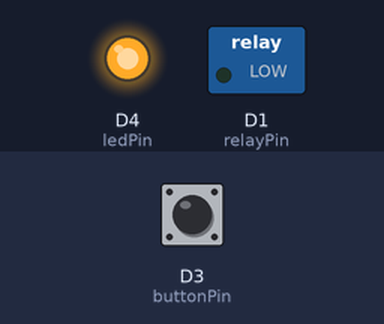
Bench run of a sketch on a simulated ESP8266 (NodeMCU). Shown: switched loads named in the sketch (green lamp = pin HIGH), output pins drawn as LEDs (lit = HIGH). Inputs (shaded band) come from the test bench; at power-on: D3 (buttonPin) HIGH. WiFi joins after 1.5 s; servers stay silent unless stated; what the sketch prints to the serial monitor is not drawn.

Above: at 2.7 s.
2.8 s: D3 (buttonPin) pulled LOW for 1 s
At 4.4 s:
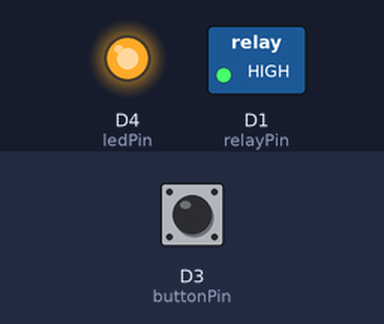
5.3 s: D3 (buttonPin) pulled LOW for 3.2 s
At 6.3 s:
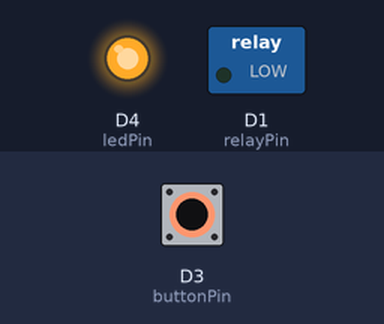
10.0 s: D3 (buttonPin) pulled LOW for 0.65 s
At 11.0 s:
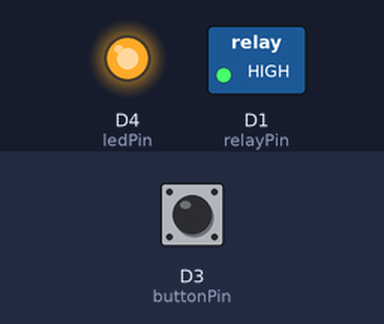
Timing chart, 0 to 13.0 s (numbered marks = the images above; inputs shaded):
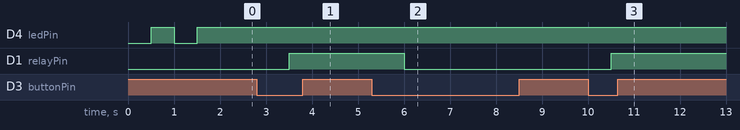

Measured:
- after the input at 2.8 s, D1 (relayPin): LOW → HIGH after 0.70 s
- after the input at 5.3 s, D1 (relayPin): HIGH → LOW after 0.71 s
- after the input at 10.0 s, D1 (relayPin): LOW → HIGH after 0.51 s

The sketch:

hdl8266.ino
```cpp
#include <assert.h>
#include <ESP8266WiFi.h>
#include <WiFiUdp.h>

#include "hdl.h"

// network
const char* ssid     = "m10e";
const char* password = "1a23rb1a5t";
IPAddress ip         (192, 168, 77, 171);
IPAddress gateway    (192, 168, 77, 1);
IPAddress subnet     (255, 255, 255, 0);
IPAddress broadcast = (uint32_t)ip | ~(uint32_t)subnet;

// hdl
const int port          = 6000;
const char* header      = "HDLMIRACLE";
const byte network_id   = 0x01;
const byte device_id    = 0x63;
const word device_type  = 428;
const char* remark      = "ESP8266             "; // 20 char long
const char* ch_remark   = "RELAY               "; // 20 char long

// device
const int buttonPin = D3;
const int ledPin    = LED_BUILTIN;
const int relayPin  = D1;

// time constants
const int connectDelay = 500;
const unsigned long debounceDelay = 50;

// states
int ledState = HIGH;
int relayState = LOW;
int buttonState;
int lastButtonState = HIGH;

// time variables
unsigned long lastDebounceTime = 0;
unsigned long timestamp = 0;

WiFiUDP udp;

void sendStatus() {
    sendPacket(0xefff, 0xff, 0xff, {0, 1, relayState});
}

void setup() {
  Serial.begin(9600);

  pinMode(buttonPin, INPUT_PULLUP);
  pinMode(ledPin, OUTPUT);
  pinMode(relayPin, OUTPUT);
  digitalWrite(ledPin, ledState);
  digitalWrite(relayPin, relayState);

  WiFi.mode(WIFI_STA);
  WiFi.config(ip, gateway, subnet);
  WiFi.begin(ssid, password);

  connectWiFi();
  udp.begin(port);
}

void loop() {
  for (int i = 0; i < 10000; i++) {
    receivePacket();
  }

  if (WiFi.status() != WL_CONNECTED) {
    Serial.println("wifi?");
    connectWiFi();
  }

  unsigned long now = millis();

  if ((now - timestamp) > 5000) {
    timestamp = now;
    sendStatus();
  }

  if (buttonPushed()) {
    toggleRelay();
    timestamp = now;
    sendStatus();
  }
}

bool buttonPushed() {
  int reading = digitalRead(buttonPin);
  if (reading != lastButtonState) {
    lastDebounceTime = millis();
  }

  if ((millis() - lastDebounceTime) > debounceDelay) {
    if (reading != buttonState) {
      buttonState = reading;
      if (buttonState == LOW) {
        Serial.println("button");
        return true;
      }
    }
  }

  lastButtonState = reading;
  return false;
}

void connectWiFi() {
  int ledState = LOW;

  Serial.print("wifi.");

  while (WiFi.status() != WL_CONNECTED) {
    digitalWrite(ledPin, ledState);
    ledState = !ledState;
    delay(connectDelay);
    Serial.print('.');
  }

  Serial.println();
  Serial.println("wifi!");
  digitalWrite(ledPin, HIGH);
}

void toggleRelay() {
  relayState = !relayState;
  digitalWrite(relayPin, relayState);
}
```

hdl.cpp
```cpp
#include "vector"
#include "Arduino.h"
#include "hdl.h"

using namespace std;

word checksum(vector<byte> data) {
    word cs = 0;
    for (byte d : data) {
        cs ^= d << 8;
        for (int j = 0; j < 8; j++) {
            if (cs & 0x8000) {
                cs = (cs << 1) ^ 0x1021;
            } else {
              cs <<= 1;
            }
        }
    }
    return cs;
}

Packet::Packet(byte net, byte dev, word type, word code, byte tnet, byte tdev, vector<byte> content={}) {
  this->net = net;
  this->dev = dev;
  this->type = type;
  this->code = code;
  this->tnet = tnet;
  this->tdev = tdev;
  this->content = content;
}

Packet::Packet(char data[]) {
  if (strncmp(data+4, header, 10) != 0) {
    Serial.println("header?");
    success = false;
    return;
  }

  if (makeWord(data[14], data[15]) != 0xaaaa) {
    Serial.println("starter?");
    success = false;
    return;
  }

  size_t len = data[16] - 11;
  vector<byte> p(data+16, data+25+len);

  word cs = makeWord(data[25+len], data[26+len]);
  if (checksum(p) != cs) {
    Serial.println("checksum?");
    success = false;
    return;
  }

  net = data[17];
  dev = data[18];
  type = makeWord(data[19], data[20]);
  code = makeWord(data[21], data[22]);
  tnet = data[23];
  tdev = data[24];

  content.insert(content.end(), p.begin()+9, p.end());
}

byte Packet::dump(char buf[]) {
  int i;

  for (i = 0; i < 4; i++) {
    buf[i] = ip[i];
  }

  for (i = 0; i < 10; i++) {
    buf[i+4] = header[i];
  }

  for (i = 14; i < 16; i++) {
    buf[i] = 0xaa;
  }

  size_t size = content.size();
  vector<byte> p = {(byte)(size+11), net, dev, highByte(type), lowByte(type), highByte(code), lowByte(code), tnet, tdev};

  p.insert(p.end(), content.begin(), content.end());

  word cs = checksum(p);
  p.push_back(highByte(cs));
  p.push_back(lowByte(cs));

  copy(p.begin(), p.end(), buf+16);
  return size + 27;
}

void Packet::send() {
  size_t size = dump(outgoingPacket);
  digitalWrite(ledPin, LOW);
  udp.beginPacket(broadcast, port);
  udp.write(outgoingPacket, size);
  udp.endPacket();
  digitalWrite(ledPin, HIGH);
}

void sendPacket(word code, byte tnet, byte tdev, vector<byte> content={}) {
  Packet p(network_id, device_id, device_type, code, tnet, tdev, content);
  p.send();
}

void receivePacket() {
  if (udp.parsePacket()) {
    size_t size = udp.read(incomingPacket, 255);
    if (size) {
      digitalWrite(ledPin, LOW);
      Packet p(incomingPacket);
      if (p.success and (p.tnet == network_id or p.tnet == 0xff or p.tnet == 0x00) and (p.tdev == device_id or p.tdev == 0xff or p.tdev == 0x00)) {
        switch (p.code) {
          case 0x0031:
            if (p.content[0] == 1) {
//              Serial.println("switch!");
              relayState = p.content[1] == 100 ? HIGH : LOW;
              digitalWrite(relayPin, relayState);
              sendPacket(0x0032, p.net, p.dev, {1, 0xf8, p.content[1], 8, relayState});
            } else {
              sendPacket(0x0032, p.net, p.dev, {p.content[0], 0xf5, 0, 8, relayState});
            }
            break;
          case 0x0033:
//            Serial.println("status!");
            sendPacket(0x0034, p.net, p.dev, {8, relayState == HIGH ? 100 : 0, 0, 0, 0, 0, 0, 0, 0});
            break;
          case 0xf00e:
            if (p.content[0] == 1) {
//              Serial.println("ch_remark!");
              vector<byte> a = {p.content[0]};
              a.insert(a.end(), ch_remark, ch_remark+20);
              sendPacket(0xf00f, p.net, p.dev, a);
            }
            break;
          case 0x000e:
//            Serial.println("remark!");
            sendPacket(0x000f, p.net, p.dev, vector<byte>(remark, remark+20));
            break;
        }
      }
      digitalWrite(ledPin, HIGH);
    }
  }
}
```

hdl.h
```cpp
#ifndef HDL_H_
#define HDL_H_

#include "vector"
#include "Arduino.h"

using namespace std;

char incomingPacket[255];
char outgoingPacket[255];

word checksum(vector<byte> data);

class Packet {
  public:
    Packet(byte, byte, word, word, byte, byte, vector<byte>);
    Packet(char[]);
    bool success = true;
    byte net;
    byte dev;
    word type;
    word code;
    byte tnet;
    byte tdev;
    vector<byte> content;
    byte dump(char[]);
    void send();
};

void sendPacket(word code, byte tnet, byte tdev, vector<byte> content={});
void receivePacket();

#endif // HDL_H_
```
